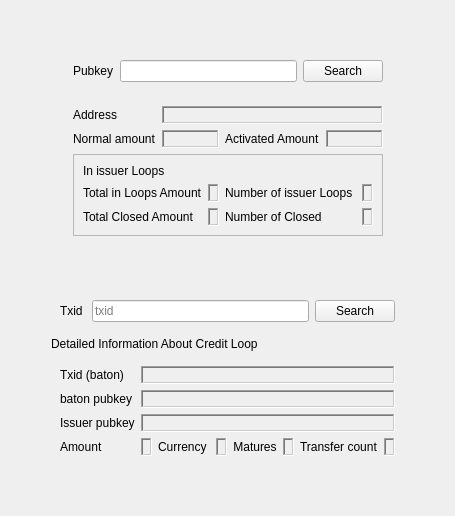
              <widget class="QWidget" name="loopqueries_tab">
               <attribute name="title">
                <string>Loop Queries</string>
               </attribute>
               <layout class="QGridLayout" name="gridLayout_56">
                <item row="2" column="0">
                 <spacer name="verticalSpacer_29">
                  <property name="orientation">
                   <enum>Qt::Vertical</enum>
                  </property>
                  <property name="sizeHint" stdset="0">
                   <size>
                    <width>20</width>
                    <height>40</height>
                   </size>
                  </property>
                 </spacer>
                </item>
                <item row="3" column="0">
                 <layout class="QGridLayout" name="gridLayout_52">
                  <item row="0" column="2" rowspan="3">
                   <spacer name="horizontalSpacer_82">
                    <property name="orientation">
                     <enum>Qt::Horizontal</enum>
                    </property>
                    <property name="sizeHint" stdset="0">
                     <size>
                      <width>40</width>
                      <height>20</height>
                     </size>
                    </property>
                   </spacer>
                  </item>
                  <item row="1" column="1">
                   <widget class="QLabel" name="loopquery_info_label">
                    <property name="text">
                     <string>Detailed Information About Credit Loop</string>
                    </property>
                   </widget>
                  </item>
                  <item row="0" column="1">
                   <widget class="QFrame" name="loopquery_seach_frame">
                    <property name="maximumSize">
                     <size>
                      <width>16777215</width>
                      <height>16777215</height>
                     </size>
                    </property>
                    <property name="frameShape">
                     <enum>QFrame::NoFrame</enum>
                    </property>
                    <property name="frameShadow">
                     <enum>QFrame::Raised</enum>
                    </property>
                    <layout class="QHBoxLayout" name="horizontalLayout_9">
                     <item>
                      <widget class="QLabel" name="loopsearch_txid_label">
                       <property name="text">
                        <string>Txid </string>
                       </property>
                      </widget>
                     </item>
                     <item>
                      <widget class="QLineEdit" name="loopsearch_txid_lineEdit">
                       <property name="text">
                        <string/>
                       </property>
                       <property name="placeholderText">
                        <string>txid</string>
                       </property>
                      </widget>
                     </item>
                     <item>
                      <widget class="QPushButton" name="lq_txid_search_button">
                       <property name="text">
                        <string>Search</string>
                       </property>
                      </widget>
                     </item>
                    </layout>
                   </widget>
                  </item>
                  <item row="0" column="0" rowspan="3">
                   <spacer name="horizontalSpacer_85">
                    <property name="orientation">
                     <enum>Qt::Horizontal</enum>
                    </property>
                    <property name="sizeHint" stdset="0">
                     <size>
                      <width>40</width>
                      <height>20</height>
                     </size>
                    </property>
                   </spacer>
                  </item>
                  <item row="2" column="1">
                   <widget class="QFrame" name="txidquery_result_frame">
                    <property name="sizePolicy">
                     <sizepolicy hsizetype="Maximum" vsizetype="Maximum">
                      <horstretch>0</horstretch>
                      <verstretch>0</verstretch>
                     </sizepolicy>
                    </property>
                    <property name="minimumSize">
                     <size>
                      <width>0</width>
                      <height>0</height>
                     </size>
                    </property>
                    <property name="maximumSize">
                     <size>
                      <width>16777215</width>
                      <height>16777215</height>
                     </size>
                    </property>
                    <layout class="QGridLayout" name="gridLayout_28">
                     <item row="3" column="8">
                      <widget class="QLabel" name="loopquery_transfercount_label">
                       <property name="text">
                        <string>Transfer count</string>
                       </property>
                      </widget>
                     </item>
                     <item row="3" column="3">
                      <widget class="QLabel" name="loopquery_amount_value">
                       <property name="frameShape">
                        <enum>QFrame::WinPanel</enum>
                       </property>
                       <property name="frameShadow">
                        <enum>QFrame::Sunken</enum>
                       </property>
                       <property name="text">
                        <string/>
                       </property>
                       <property name="textInteractionFlags">
                        <set>Qt::LinksAccessibleByMouse|Qt::TextSelectableByMouse</set>
                       </property>
                      </widget>
                     </item>
                     <item row="1" column="2">
                      <widget class="QLabel" name="loopquery_batonpk_label">
                       <property name="text">
                        <string>baton pubkey</string>
                       </property>
                      </widget>
                     </item>
                     <item row="0" column="2">
                      <widget class="QLabel" name="loopquery_baton_label">
                       <property name="text">
                        <string>Txid (baton)</string>
                       </property>
                       <property name="alignment">
                        <set>Qt::AlignLeading|Qt::AlignLeft|Qt::AlignVCenter</set>
                       </property>
                      </widget>
                     </item>
                     <item row="1" column="3" colspan="7">
                      <widget class="QLabel" name="loopquery_batonpk_value">
                       <property name="frameShape">
                        <enum>QFrame::WinPanel</enum>
                       </property>
                       <property name="frameShadow">
                        <enum>QFrame::Sunken</enum>
                       </property>
                       <property name="text">
                        <string/>
                       </property>
                       <property name="textInteractionFlags">
                        <set>Qt::LinksAccessibleByMouse|Qt::TextSelectableByMouse</set>
                       </property>
                      </widget>
                     </item>
                     <item row="2" column="3" colspan="7">
                      <widget class="QLabel" name="loopquery_issuer_value">
                       <property name="frameShape">
                        <enum>QFrame::WinPanel</enum>
                       </property>
                       <property name="frameShadow">
                        <enum>QFrame::Sunken</enum>
                       </property>
                       <property name="text">
                        <string/>
                       </property>
                       <property name="textInteractionFlags">
                        <set>Qt::LinksAccessibleByMouse|Qt::TextSelectableByMouse</set>
                       </property>
                      </widget>
                     </item>
                     <item row="3" column="9">
                      <widget class="QLabel" name="loopquery_transfercount_value">
                       <property name="frameShape">
                        <enum>QFrame::WinPanel</enum>
                       </property>
                       <property name="frameShadow">
                        <enum>QFrame::Sunken</enum>
                       </property>
                       <property name="text">
                        <string/>
                       </property>
                      </widget>
                     </item>
                     <item row="3" column="5">
                      <widget class="QLabel" name="loopquery_currency_value">
                       <property name="frameShape">
                        <enum>QFrame::WinPanel</enum>
                       </property>
                       <property name="frameShadow">
                        <enum>QFrame::Sunken</enum>
                       </property>
                       <property name="text">
                        <string/>
                       </property>
                       <property name="textInteractionFlags">
                        <set>Qt::LinksAccessibleByMouse|Qt::TextSelectableByMouse</set>
                       </property>
                      </widget>
                     </item>
                     <item row="3" column="6">
                      <widget class="QLabel" name="loopquery_matures_label">
                       <property name="text">
                        <string>Matures</string>
                       </property>
                       <property name="alignment">
                        <set>Qt::AlignCenter</set>
                       </property>
                      </widget>
                     </item>
                     <item row="3" column="7">
                      <widget class="QLabel" name="loopquery_matures_value">
                       <property name="frameShape">
                        <enum>QFrame::WinPanel</enum>
                       </property>
                       <property name="frameShadow">
                        <enum>QFrame::Sunken</enum>
                       </property>
                       <property name="text">
                        <string/>
                       </property>
                       <property name="textInteractionFlags">
                        <set>Qt::LinksAccessibleByMouse|Qt::TextSelectableByMouse</set>
                       </property>
                      </widget>
                     </item>
                     <item row="0" column="3" colspan="7">
                      <widget class="QLabel" name="loopquery_baton_value">
                       <property name="frameShape">
                        <enum>QFrame::WinPanel</enum>
                       </property>
                       <property name="frameShadow">
                        <enum>QFrame::Sunken</enum>
                       </property>
                       <property name="text">
                        <string/>
                       </property>
                       <property name="textInteractionFlags">
                        <set>Qt::LinksAccessibleByMouse|Qt::TextSelectableByMouse</set>
                       </property>
                      </widget>
                     </item>
                     <item row="2" column="2">
                      <widget class="QLabel" name="loopquery_issuer_label">
                       <property name="text">
                        <string>Issuer pubkey</string>
                       </property>
                       <property name="alignment">
                        <set>Qt::AlignLeading|Qt::AlignLeft|Qt::AlignVCenter</set>
                       </property>
                      </widget>
                     </item>
                     <item row="3" column="4">
                      <widget class="QLabel" name="loopquery_currency_label">
                       <property name="text">
                        <string>Currency </string>
                       </property>
                       <property name="alignment">
                        <set>Qt::AlignCenter</set>
                       </property>
                      </widget>
                     </item>
                     <item row="3" column="2">
                      <widget class="QLabel" name="loopquery_amount_label">
                       <property name="text">
                        <string>Amount</string>
                       </property>
                       <property name="alignment">
                        <set>Qt::AlignLeading|Qt::AlignLeft|Qt::AlignVCenter</set>
                       </property>
                      </widget>
                     </item>
                    </layout>
                   </widget>
                  </item>
                 </layout>
                </item>
                <item row="0" column="0">
                 <spacer name="verticalSpacer_30">
                  <property name="orientation">
                   <enum>Qt::Vertical</enum>
                  </property>
                  <property name="sizeHint" stdset="0">
                   <size>
                    <width>20</width>
                    <height>40</height>
                   </size>
                  </property>
                 </spacer>
                </item>
                <item row="4" column="0">
                 <spacer name="verticalSpacer_39">
                  <property name="orientation">
                   <enum>Qt::Vertical</enum>
                  </property>
                  <property name="sizeHint" stdset="0">
                   <size>
                    <width>20</width>
                    <height>40</height>
                   </size>
                  </property>
                 </spacer>
                </item>
                <item row="1" column="0">
                 <layout class="QGridLayout" name="pubkeyqueries_Layout">
                  <item row="0" column="1">
                   <widget class="QFrame" name="loopqueries_pubkey_frame">
                    <property name="maximumSize">
                     <size>
                      <width>16777215</width>
                      <height>16777215</height>
                     </size>
                    </property>
                    <property name="frameShape">
                     <enum>QFrame::NoFrame</enum>
                    </property>
                    <property name="frameShadow">
                     <enum>QFrame::Raised</enum>
                    </property>
                    <layout class="QGridLayout" name="gridLayout_21">
                     <item row="0" column="1">
                      <widget class="QLineEdit" name="loopqueries_pubkey_lineEdit">
                       <property name="sizePolicy">
                        <sizepolicy hsizetype="Expanding" vsizetype="Fixed">
                         <horstretch>0</horstretch>
                         <verstretch>0</verstretch>
                        </sizepolicy>
                       </property>
                      </widget>
                     </item>
                     <item row="0" column="0">
                      <widget class="QLabel" name="loopqueries_pubkey_label">
                       <property name="text">
                        <string>Pubkey</string>
                       </property>
                      </widget>
                     </item>
                     <item row="0" column="2">
                      <widget class="QPushButton" name="lq_pubkey_search_button">
                       <property name="text">
                        <string>Search</string>
                       </property>
                      </widget>
                     </item>
                    </layout>
                   </widget>
                  </item>
                  <item row="0" column="0" rowspan="2">
                   <spacer name="horizontalSpacer_83">
                    <property name="orientation">
                     <enum>Qt::Horizontal</enum>
                    </property>
                    <property name="sizeHint" stdset="0">
                     <size>
                      <width>40</width>
                      <height>20</height>
                     </size>
                    </property>
                   </spacer>
                  </item>
                  <item row="0" column="2" rowspan="2">
                   <spacer name="horizontalSpacer_84">
                    <property name="orientation">
                     <enum>Qt::Horizontal</enum>
                    </property>
                    <property name="sizeHint" stdset="0">
                     <size>
                      <width>40</width>
                      <height>20</height>
                     </size>
                    </property>
                   </spacer>
                  </item>
                  <item row="1" column="1">
                   <widget class="QFrame" name="loopquery_result_frame">
                    <property name="maximumSize">
                     <size>
                      <width>16777215</width>
                      <height>16777215</height>
                     </size>
                    </property>
                    <property name="frameShape">
                     <enum>QFrame::NoFrame</enum>
                    </property>
                    <property name="frameShadow">
                     <enum>QFrame::Raised</enum>
                    </property>
                    <layout class="QGridLayout" name="gridLayout_19">
                     <item row="1" column="0">
                      <widget class="QLabel" name="lq_pubkeynormalamount_label">
                       <property name="text">
                        <string>Normal amount</string>
                       </property>
                      </widget>
                     </item>
                     <item row="1" column="2">
                      <widget class="QLabel" name="lq_pubkeyactivatedamount_label">
                       <property name="text">
                        <string>Activated Amount</string>
                       </property>
                      </widget>
                     </item>
                     <item row="1" column="3">
                      <widget class="QLabel" name="lq_pubkeyactivatedamount_value_label">
                       <property name="frameShape">
                        <enum>QFrame::WinPanel</enum>
                       </property>
                       <property name="frameShadow">
                        <enum>QFrame::Sunken</enum>
                       </property>
                       <property name="text">
                        <string/>
                       </property>
                       <property name="textInteractionFlags">
                        <set>Qt::LinksAccessibleByMouse|Qt::TextSelectableByMouse</set>
                       </property>
                      </widget>
                     </item>
                     <item row="1" column="1">
                      <widget class="QLabel" name="lq_pubkeynormalamount_value_label">
                       <property name="frameShape">
                        <enum>QFrame::WinPanel</enum>
                       </property>
                       <property name="frameShadow">
                        <enum>QFrame::Sunken</enum>
                       </property>
                       <property name="text">
                        <string/>
                       </property>
                       <property name="textInteractionFlags">
                        <set>Qt::LinksAccessibleByMouse|Qt::TextSelectableByMouse</set>
                       </property>
                      </widget>
                     </item>
                     <item row="0" column="0">
                      <widget class="QLabel" name="lq_pubkey_address_label">
                       <property name="text">
                        <string>Address</string>
                       </property>
                      </widget>
                     </item>
                     <item row="0" column="1" colspan="3">
                      <widget class="QLabel" name="lq_pubkey_address_label_value">
                       <property name="frameShape">
                        <enum>QFrame::WinPanel</enum>
                       </property>
                       <property name="frameShadow">
                        <enum>QFrame::Sunken</enum>
                       </property>
                       <property name="text">
                        <string/>
                       </property>
                       <property name="textInteractionFlags">
                        <set>Qt::LinksAccessibleByMouse|Qt::TextSelectableByMouse</set>
                       </property>
                      </widget>
                     </item>
                     <item row="2" column="0" colspan="4">
                      <widget class="QFrame" name="issuer_loops_frame">
                       <property name="frameShape">
                        <enum>QFrame::StyledPanel</enum>
                       </property>
                       <property name="frameShadow">
                        <enum>QFrame::Raised</enum>
                       </property>
                       <layout class="QGridLayout" name="gridLayout_65">
                        <property name="leftMargin">
                         <number>9</number>
                        </property>
                        <item row="1" column="3">
                         <widget class="QLabel" name="lq_activeloopno_value_label">
                          <property name="frameShape">
                           <enum>QFrame::WinPanel</enum>
                          </property>
                          <property name="frameShadow">
                           <enum>QFrame::Sunken</enum>
                          </property>
                          <property name="text">
                           <string/>
                          </property>
                          <property name="textInteractionFlags">
                           <set>Qt::LinksAccessibleByMouse|Qt::TextSelectableByMouse</set>
                          </property>
                         </widget>
                        </item>
                        <item row="1" column="2">
                         <widget class="QLabel" name="lq_activeloopno_label">
                          <property name="text">
                           <string>Number of issuer Loops </string>
                          </property>
                         </widget>
                        </item>
                        <item row="1" column="1">
                         <widget class="QLabel" name="lq_pubkeyloopamount_value_label">
                          <property name="frameShape">
                           <enum>QFrame::WinPanel</enum>
                          </property>
                          <property name="frameShadow">
                           <enum>QFrame::Sunken</enum>
                          </property>
                          <property name="text">
                           <string/>
                          </property>
                          <property name="textInteractionFlags">
                           <set>Qt::LinksAccessibleByMouse|Qt::TextSelectableByMouse</set>
                          </property>
                         </widget>
                        </item>
                        <item row="1" column="0">
                         <widget class="QLabel" name="lq_pubkeyloopamount_label">
                          <property name="text">
                           <string>Total in Loops Amount</string>
                          </property>
                         </widget>
                        </item>
                        <item row="2" column="0">
                         <widget class="QLabel" name="lq_pubkeyclosedloopamount_label">
                          <property name="text">
                           <string>Total Closed Amount</string>
                          </property>
                         </widget>
                        </item>
                        <item row="2" column="1">
                         <widget class="QLabel" name="lq_pubkeyclosedloopamount_value_label">
                          <property name="frameShape">
                           <enum>QFrame::WinPanel</enum>
                          </property>
                          <property name="frameShadow">
                           <enum>QFrame::Sunken</enum>
                          </property>
                          <property name="text">
                           <string/>
                          </property>
                          <property name="textInteractionFlags">
                           <set>Qt::LinksAccessibleByMouse|Qt::TextSelectableByMouse</set>
                          </property>
                         </widget>
                        </item>
                        <item row="2" column="2">
                         <widget class="QLabel" name="lq_closedloopno_label">
                          <property name="text">
                           <string>Number of Closed </string>
                          </property>
                         </widget>
                        </item>
                        <item row="2" column="3">
                         <widget class="QLabel" name="lq_closedloopno_value_label">
                          <property name="frameShape">
                           <enum>QFrame::WinPanel</enum>
                          </property>
                          <property name="frameShadow">
                           <enum>QFrame::Sunken</enum>
                          </property>
                          <property name="text">
                           <string/>
                          </property>
                          <property name="textInteractionFlags">
                           <set>Qt::LinksAccessibleByMouse|Qt::TextSelectableByMouse</set>
                          </property>
                         </widget>
                        </item>
                        <item row="0" column="0" colspan="3">
                         <widget class="QLabel" name="lq_in_issuer_loops_label">
                          <property name="text">
                           <string>In issuer Loops</string>
                          </property>
                         </widget>
                        </item>
                       </layout>
                      </widget>
                     </item>
                    </layout>
                   </widget>
                  </item>
                 </layout>
                </item>
               </layout>
              </widget>
